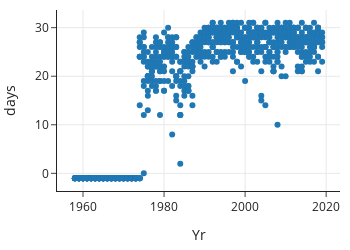

The notebook cell this image was saved under:
### Markdown cell above
In terms of data quality, a handful of months have averages based on measurements taken on fewer than half the days. In addition, there are nearly 200 missing values. A scatter plot can help us check if there is any connection between missingness and the year of the recording.

### Code cell
px.scatter(co2, x='Yr', y='days', width=350, height=250)

### Figure 1 — Plotly figure (JSON) as saved in the notebook; plotly's stock layout.template omitted (floating-point values rounded to 4 significant figures; data arrays with more than 128 entries replaced by an {"elided": "..."} marker saying what was removed)
{"data": [{"hovertemplate": "Yr=%{x}<br>days=%{y}<extra></extra>", "legendgroup": "", "marker": {"color": "#1F77B4", "symbol": "circle"}, "mode": "markers", "name": "", "orientation": "v", "showlegend": false, "type": "scatter", "x": {"elided": "738 int values"}, "xaxis": "x", "y": {"elided": "738 int values"}, "yaxis": "y"}], "layout": {"height": 250, "legend": {"tracegroupgap": 0}, "width": 350, "xaxis": {"anchor": "y", "autorange": true, "domain": [0, 1], "range": [1954.0, 2023.0], "title": {"text": "Yr"}, "type": "linear"}, "yaxis": {"anchor": "x", "autorange": true, "domain": [0, 1], "range": [-3.636, 33.64], "title": {"text": "days"}, "type": "linear"}}}
